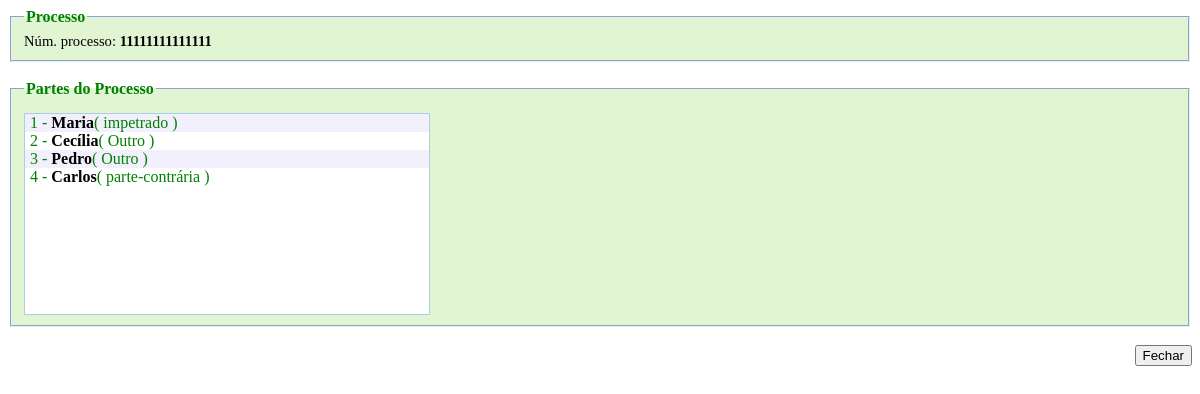
Before: /classes/modelo/admin/controle/pessoas/visualizarPessoas.php?idProcesso=8 with the older database file.
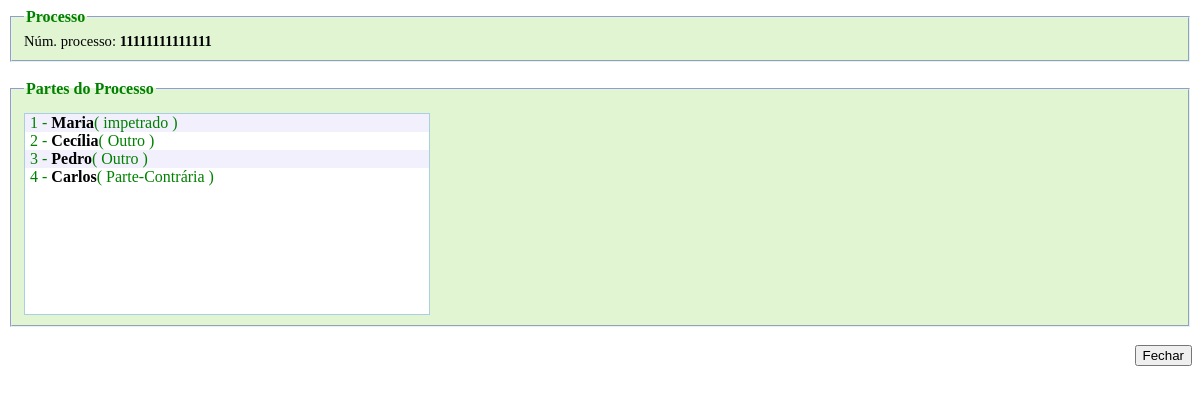
After: the same page with the newer database file.
### tables this page shows
CREATE TABLE `tbpessoa` (
  `idPessoa` int(11) NOT NULL auto_increment,
  `nome` varchar(45) default NULL,
  `parte` varchar(45) default NULL,
  `status` char(2) default NULL,
  PRIMARY KEY  (`idPessoa`)
);

### classes/modelo/admin/controle/pessoas/visualizarPessoas.php (the view, shortened to what this page needs)
<!DOCTYPE html PUBLIC "-//W3C//DTD XHTML 1.1//EN"
	"http://www.w3.org/TR/xhtml11/DTD/xhtml11.dtd">
<html xmlns="http://www.w3.org/1999/xhtml" xml:lang="pt-br" lang="pt-br">
	<head>
		<link rel="stylesheet" type="text/css" href="{$smarty.const.HTTP_URL}css/admin/print.css"  media="print"/>
	</head>
	<body>
		<?php
		if($_GET) {
			$idProcesso = $_GET['idProcesso'];
			$query_processo = mysql_query("SELECT pe.nome, pe.parte, po.numeroProcesso
                                                           FROM tbprocesso po inner join tbprocesso_pessoa pp on po.idProcesso = pp.fkProcesso
                                                                              inner join tbpessoa pe on pp.fkPessoa = pe.idPessoa
                                                           WHERE po.idProcesso = '{$idProcesso}'");
                        $cor = array('#f2f0fd','white');
                        $c = 0;
                        $i = 1;
                        while($line = mysql_fetch_array($query_processo)) {
				$pessoa[] = "<div style='background-color:".$cor[$c]." ; display: block; padding-left: 5px;'>".$i." - <font color='black'><b>".$line['nome']."</b></font>( ".$line['parte']." )</div>";
				$numeroProcesso = $line['numeroProcesso']."<br/>";
                                $i++;
                                if($c == 0){
                                    $c = 1;
                                }
                                else{
                                    $c = 0;
                                }
			}
                        ?><fieldset style="border-color: #dff0ff; color: green; background-color: #E1F5D3;"><legend><b>Processo</b></legend> <?php
                        echo "<font style='font-size: 11pt; color: black' >Núm. processo: <b>".$numeroProcesso."</b></font>";
                        ?></fieldset><?php
			echo "<br>";
                        ?><fieldset style="border-color: #dff0ff;  color: green; background-color: #E1F5D3;"><legend><b>Partes do Processo</b></legend><div id="scrollContainer" style="background-color: white;"><?php
                        $i = 0;
                        while($i < count($pessoa)) {
                                   echo $pessoa[$i];
                                        $i++;
                        }
                        ?></div></fieldset><?php
		}
		?>
            <br>
            <input type="button" class="btn-print" value="Fechar" onclick="fechar()" style="float: right"/>
	</body>
</html>

Changed rows visible on the page:
changed tbpessoa "Carlos": parte "parte-contrária" → "Parte-Contrária"
